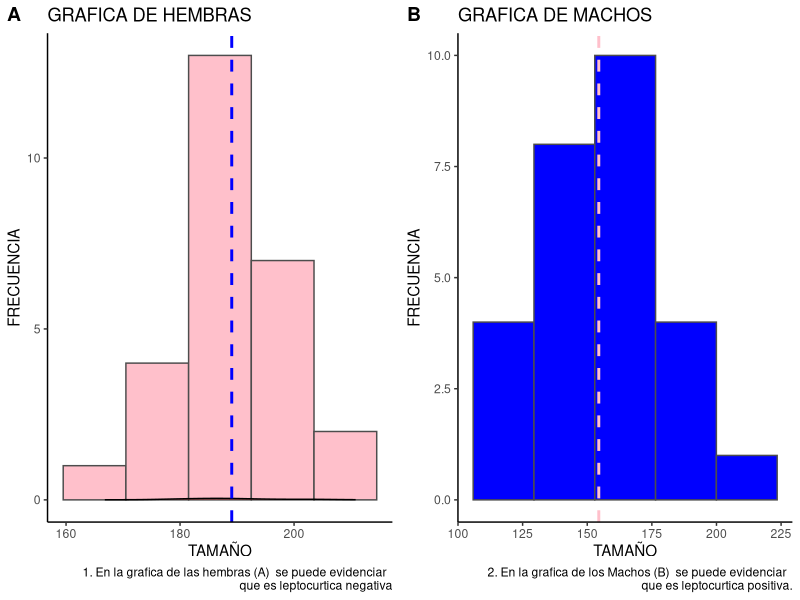
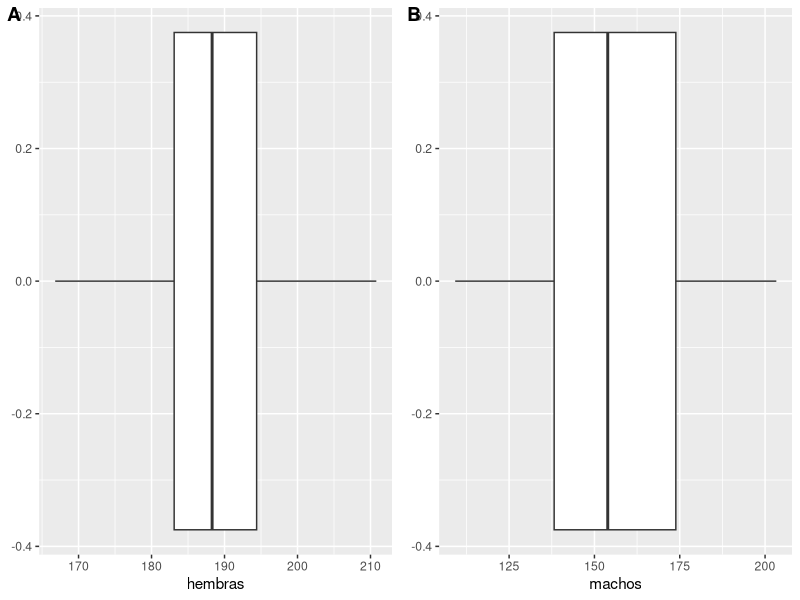
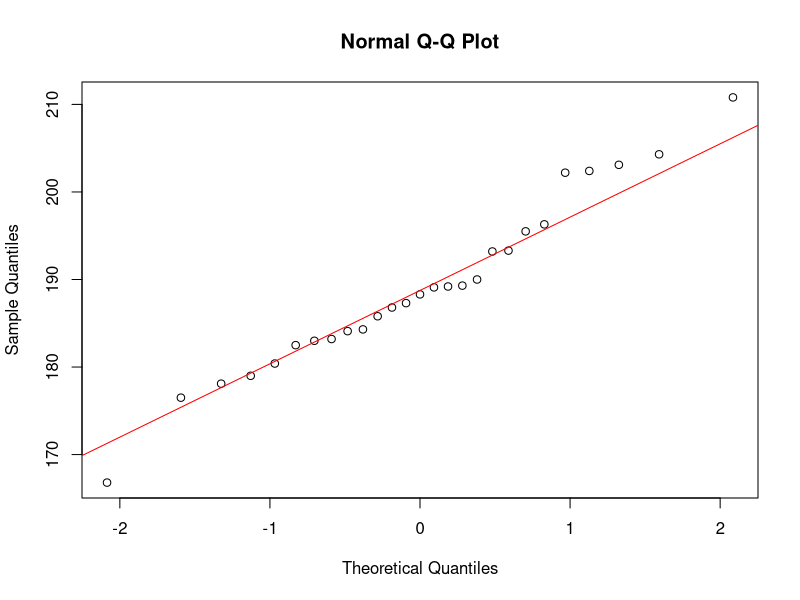
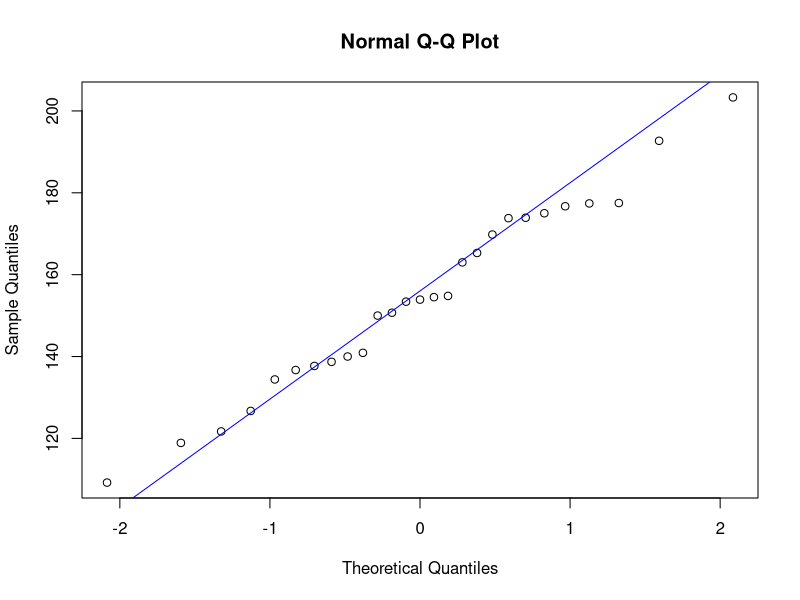
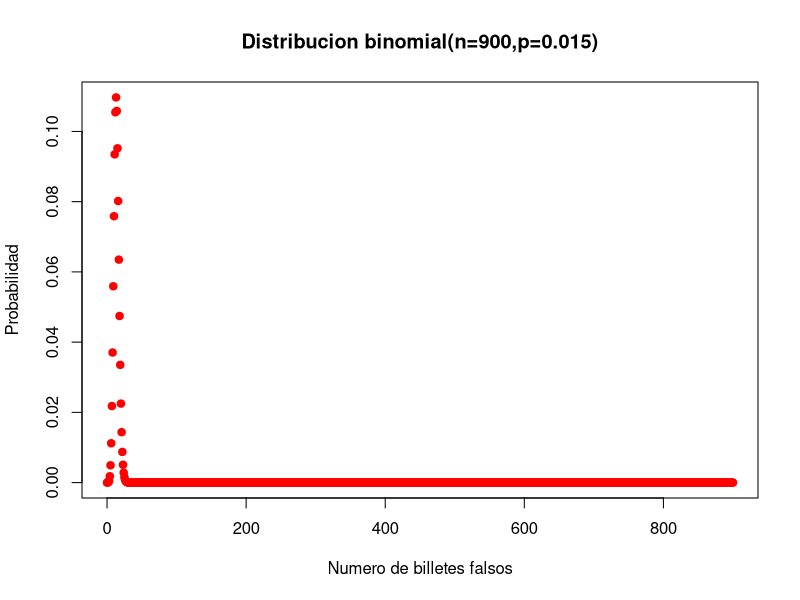
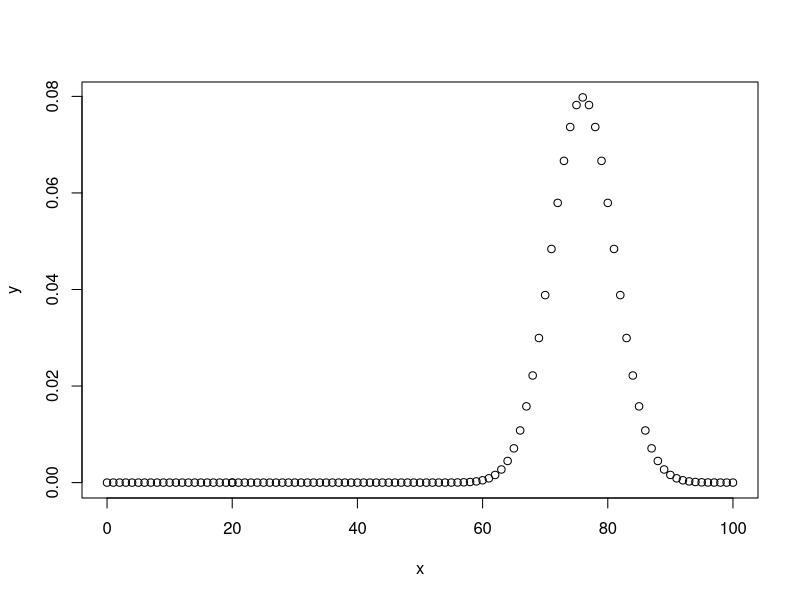

Source code (R) for these figures, in order:
## ---- chunk 1



library(cowplot)
library(ggplot2)

# Se crean los veectores con sus respectivos tamaños.
hembras<-c(183.2,184.1,183.0,204.3,176.5,179.0,188.3,186.8,202.2,
           182.5,190.0,178.1,193.2,180.4,184.3,189.2,189.1,203.1,
           166.8,196.3,193.3,187.3,185.8,189.3,195.5,202.4,210.8)


machos<-c(140.9,121.7,173.8,154.5,109.2,150.7,203.3,163.0,137.7,
          173.9,177.4,154.8,177.5,153.4,138.7,136.7,165.3,126.7,
          118.9,140.0,192.7,134.4,175.0,169.8,153.9,176.7,150.0)



# se crea una matriz tanto con las hembras y los machos, se le da la propiedad de frame a la 
# matriz, para poder processarla con ggplot.
 



langostinos<- matrix(c(hembras, machos), nrow=27,ncol=2)
colnames(langostinos)<-c('hembras','machos')
langostinos=data.frame(value = langostinos)


# se grafican los dos histogramas.

 

grafico1<-ggplot(data=langostinos, aes (x = hembras))+
  geom_histogram(bins =5,col= "gray30", fill="pink")+
  geom_density(alpha=.2, fill="red")+
  theme_classic()+
  geom_vline ( aes (xintercept= mean(hembras) ), color="blue",linetype="dashed", size=1)+
  labs(title = "GRAFICA DE HEMBRAS", x = "TAMAÑO", y="FRECUENCIA",caption = "1. En la grafica de las hembras (A)  se puede evidenciar  \n que es leptocurtica negativa")

grafico2<-ggplot(data=langostinos, aes (x = machos))+
  geom_histogram(bins =5, col= "gray30", fill="blue")+
  theme_classic()+
    geom_vline ( aes (xintercept= mean(machos) ), color="pink",linetype="dashed", size=1)+
  labs(title = "GRAFICA DE MACHOS", x = "TAMAÑO", y="FRECUENCIA",caption = "2. En la grafica de los Machos (B)  se puede evidenciar  \n que es leptocurtica positiva.")

plot_grid(grafico1,grafico2, labels = "AUTO")


## ---- chunk 2
mean(hembras)
mean(machos)
## ---- chunk 3

## ---- chunk 4

plotH<-ggplot(data=langostinos, aes (x = hembras))+
  geom_boxplot()


plotM<-ggplot(data=langostinos, aes (x = machos))+
  geom_boxplot()

plot_grid(plotH,plotM, labels = "AUTO")

## ---- chunk 5


ks.test(hembras,0.5,alternative = "two.side")
qqnorm(hembras)
qqline(hembras,col="red")



ks.test(machos,0.5,alternative = "two.side")
qqnorm(machos)
qqline(machos,col="blue")

## ---- chunk 6
#a.  lo sumo 25 billetes sean falsos
#p(x<=25) = p(x<26)
pbinom(25,900,0.015)

## ---- chunk 7
#b. la cantidad de billetes falsos entre 20 y 30
#p(20<x30)
pbinom(30,900,0.015)-pbinom(20,900,0.015)
## ---- chunk 8
#c. Mas de 10 sean falsos
#p(x>10) = 1-P(x<=10)
1-pbinom(10,900,0.015)
## ---- chunk 9

#x<-c(0:900)
#y<-dbinom(x,900,0.015)
#plot(x,y)

plot (0:900,dbinom(0:900,900,0.015),main ="Distribucion binomial(n=900,p=0.015)",
      xlab = "Numero de billetes falsos" , ylab= "Probabilidad",col="red", pch=19)
## ---- chunk 10


#p(x>92) = 1-p(x<=92)
1-pnorm(92,76,5)

## ---- chunk 11
#p(x<55)  
pnorm(55,76,5)
# p(x>75) = 1-p(x<=75)
1-pnorm(75,76,5)
## ---- chunk 12
x<-c(0:100,20)
y<-dnorm(x,76,5)
plot(x,y)

#lot (0:4,dbinom(0:4,4,1/3),main ="Distribucion binomial(n=4,p=1/3)",
# xlab = "Numero de exitos,Numero de jueces" , ylab= "Probabilidad",col="red", pch=15)
